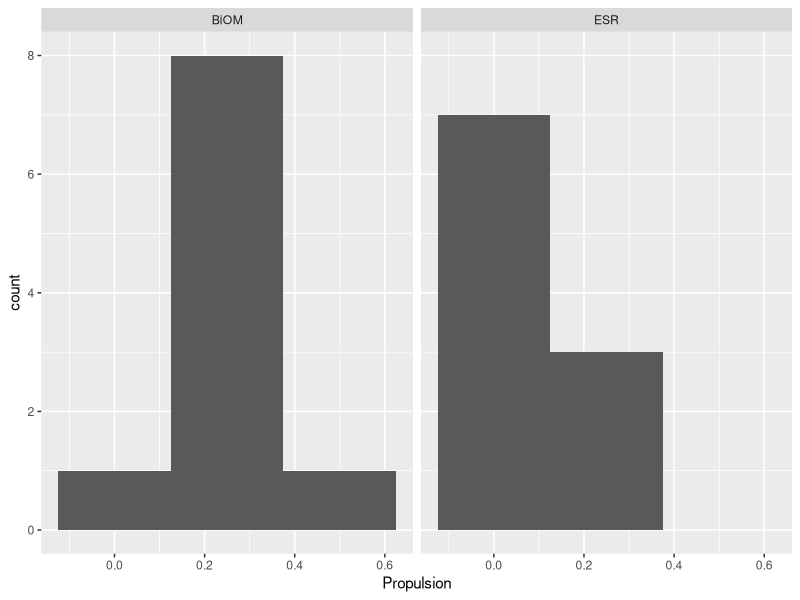
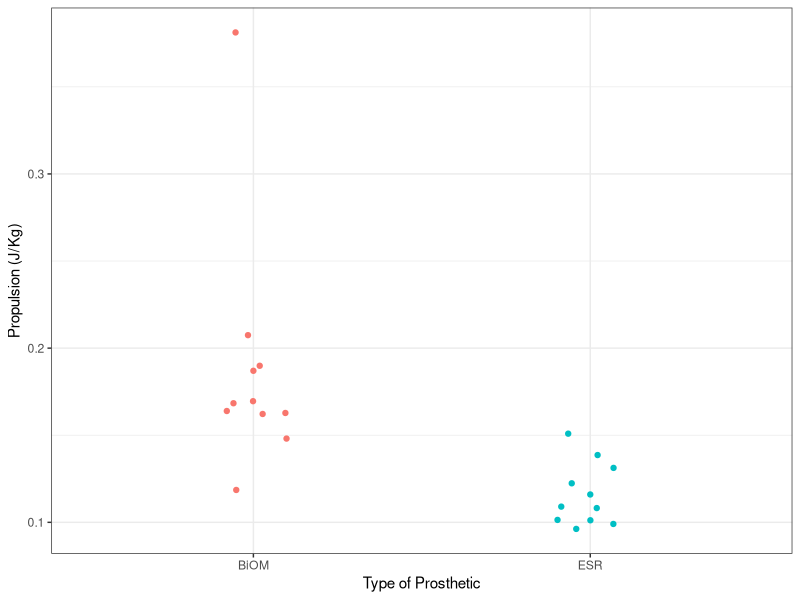
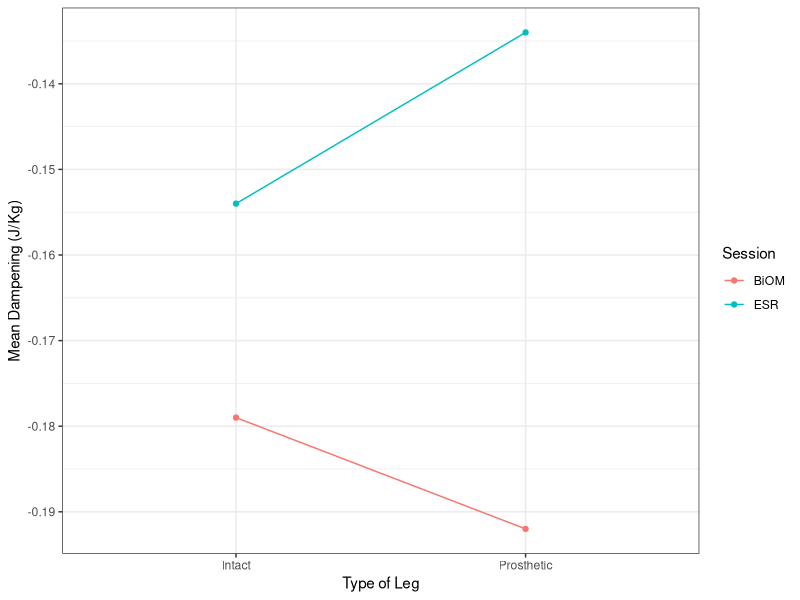
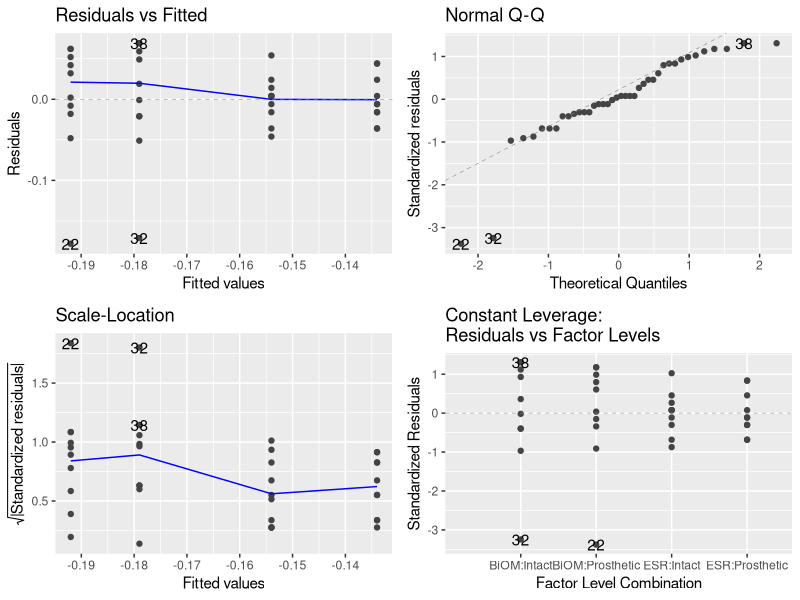
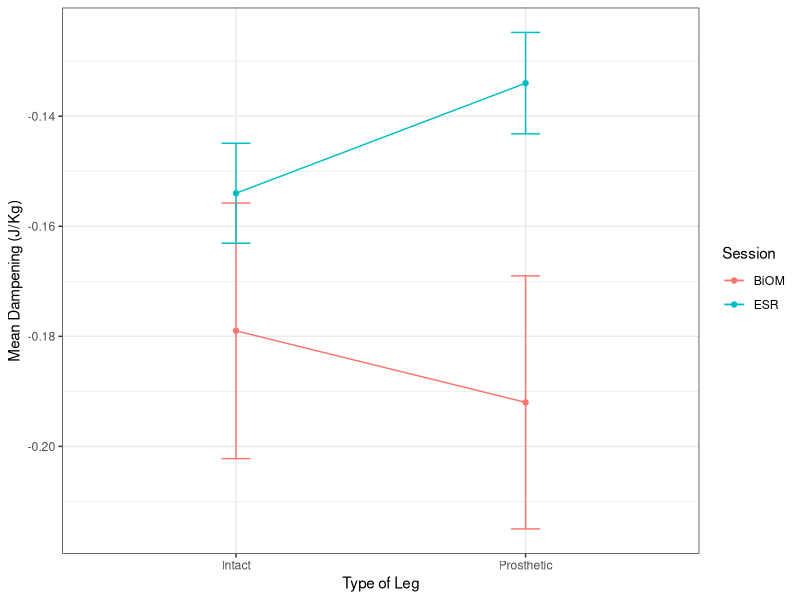
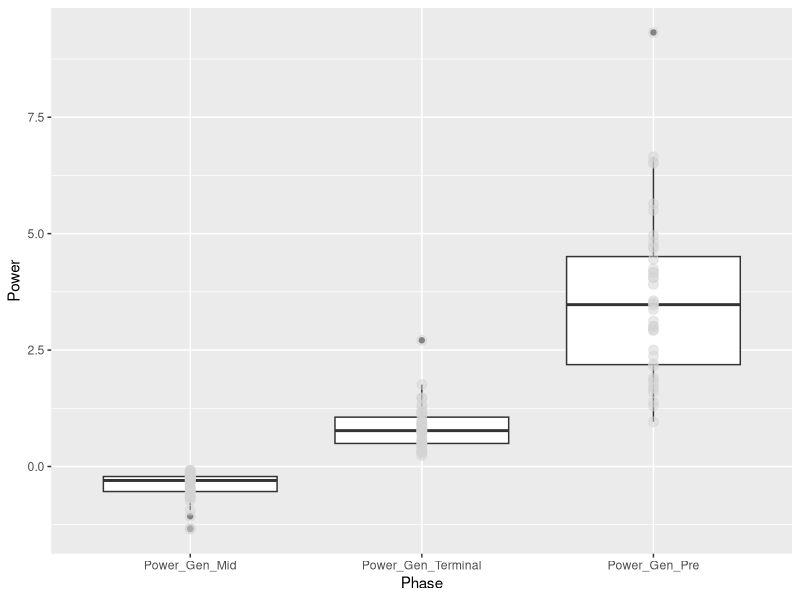
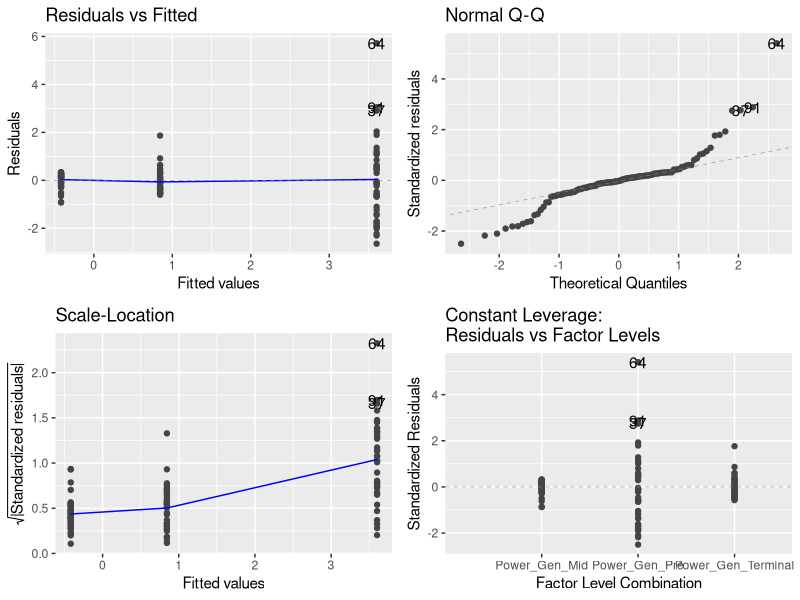
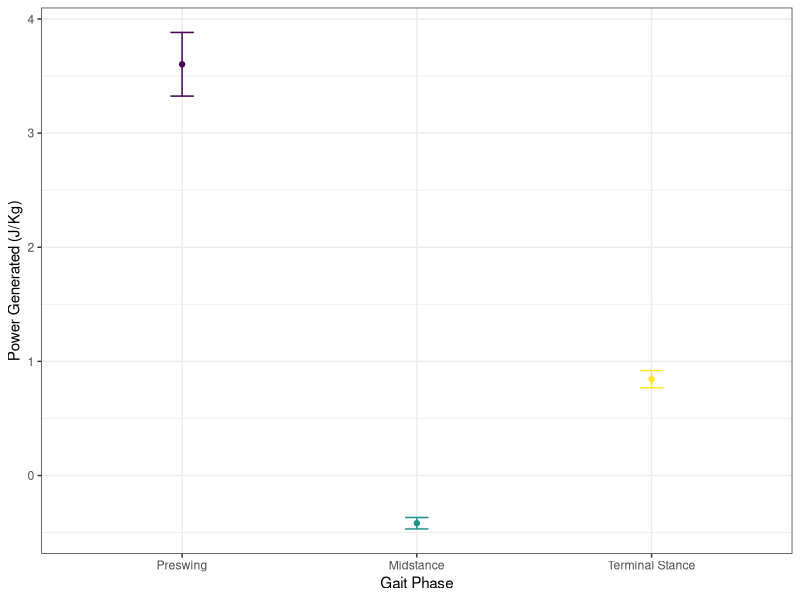

Generate these figures, in order, with R:
## ---- chunk 1
# clear R's environment
rm(list = ls())

# import the modules that we need
library(dplyr)
library(ggplot2)
library(tidyr)
library(ggfortify)
library(here)
## ---- chunk 2
DF <- read.csv(here("Data", "Processed", "processed_prosthetic_analysis.csv"))
## ---- chunk 3
# make a histogram of the propulsion based on prosthetic type
ggplot(filter(DF, Side == "Prosthetic"), aes(x = Propulsion))+
    geom_histogram(binwidth = 0.25)+
    facet_wrap(~Session)
## ---- chunk 4
# separate the prosthetic data from the data corresponding to the intact leg data.
DF_prosthetic <- DF %>% filter(Side == "Prosthetic")

# take a look to check the structure of the new data frame
glimpse(DF_prosthetic)
## ---- chunk 5
# perform two sample t test
t.test(Propulsion ~ Session, data = DF_prosthetic)
## ---- chunk 6
# calculate the means propulsion values
meanpropDF<-DF_prosthetic %>% group_by(Session) %>% summarise(
     meanProp = mean(Propulsion))
     



# make a scatter plot comparing the distribution of propulsion values between the active and passive prostheses
propscatter <- ggplot(DF_prosthetic, aes(Session, Propulsion, colour = Session))+
     xlab("Type of Prosthetic")+
     ylab("Propulsion (J/Kg)")+
     geom_jitter(width = 0.1)+
     theme_bw()+
     theme(legend.position="none")

propscatter+
geom_point(meanpropDF, mapping = aes(Session, meanProp))

  
  
## ---- chunk 7
# convert the Session and the Side categories to factor data and take a look at the variables
DF$Session <- as.factor(DF$Session)
DF$Side <- as.factor(DF$Side)

levels(DF$Session)
levels(DF$Side)
## ---- chunk 8
meanDF <- DF %>% group_by(Side, Session) %>% summarise(meanDampening = mean(Braking))
## ---- chunk 9
# Add color to the plot to show the differences between the different types of prostheses compared to the intact leg
ggplot(meanDF, aes(Side, meanDampening, color = Session, group = Session))+
     geom_point()+
     geom_line()+
     theme_bw()+
     ylab("Mean Dampening (J/Kg)")+
     xlab("Type of Leg")
## ---- chunk 10
# use the lm() function to create the model
model_dampening <- lm(Braking ~ Session+Side+Session*Side, data = DF)
## ---- chunk 11
autoplot(model_dampening, smooth.color = NA)
## ---- chunk 12
# generate ANOVA table
anova(model_dampening)
## ---- chunk 13
# take a look at the summary and comparisons between the specific conditions
summary.lm(model_dampening)
## ---- chunk 14
# grab the standard error values to report

sumDF<-DF %>% group_by(Side, Session) %>% summarise(
     meanDamp = mean(Braking),
     seDamp = sd(Braking)/sqrt(sum(!is.na(Braking)))
)

# create scatterplot with error bars
ggplot(sumDF, aes(Side, meanDamp, color = Session, group = Session))+
     geom_point()+
     geom_line()+
     geom_errorbar(aes(ymin = meanDamp - seDamp,
                       ymax = meanDamp + seDamp), width = 0.1)+
     theme_bw()+
    xlab("Type of Leg")+
    ylab("Mean Dampening (J/Kg)")
## ---- chunk 15
# convert the data to long format
DF_long <- pivot_longer(DF, names_to = "Phase", cols = Power_Gen_Pre:Power_Gen_Terminal,  values_to = "Power")

# convert the phase data from character data to factor data
DF_long$Phase <- as.factor(DF_long$Phase)
levels(DF_long$Phase)

# relevel the Phase factor to put the levels in the correct order which should be midstance, terminalstance, preswing
DF_long$Phase <- factor(DF_long$Phase, levels=c('Power_Gen_Mid', 'Power_Gen_Terminal', 'Power_Gen_Pre'))
## ---- chunk 16

# make a boxplot of the data
ggplot(DF_long, aes(Phase, Power)) +
  geom_boxplot()+
  geom_point(size = 3, colour = 'lightgrey', alpha = 0.5)
## ---- chunk 17
is.ordered(DF_long$Phase)
## ---- chunk 18
levels(DF_long$Phase) #check the order of the levels before ordering

DF_long$Phase<-factor(DF_long$Phase, 
                      levels = c("Power_Gen_Pre", "Power_Gen_Mid", "Power_Gen_Terminal"),
                      ordered = TRUE)

is.ordered(DF_long$Phase)
## ---- chunk 19
# Use the aov() function to generate a repeated ANOVA model
power_model <- aov(Power~factor(Phase), data = DF_long)
## ---- chunk 20
# check assumptions
autoplot(power_model, smooth.color = NA)
## ---- chunk 21
# run a summary of the model
summary(power_model)
## ---- chunk 22
# calculate the means and standard errors of these by group

sum_power <-DF_long %>% group_by(Phase) %>% summarise(
     meanPower = mean(Power),
     sePower = sd(Power)/sqrt(sum(!is.na(Power)))
)

# reassign the values of the different gait phases to make them show up nicer on the graph
sum_power$Phase <- recode(sum_power$Phase, Power_Gen_Mid = 'Midstance', 
                                       Power_Gen_Terminal = 'Terminal Stance',
                                       Power_Gen_Pre = 'Preswing')
## ---- chunk 23
# create scatterplot with error bars
ggplot(sum_power, aes(Phase, meanPower, color = Phase))+
     geom_point()+
     geom_line()+
     geom_errorbar(aes(ymin = meanPower - sePower,
                       ymax = meanPower + sePower), width = 0.1)+
    theme_bw()+
    theme(legend.position="none")+
    xlab("Gait Phase")+
    ylab("Power Generated (J/Kg)")
    
